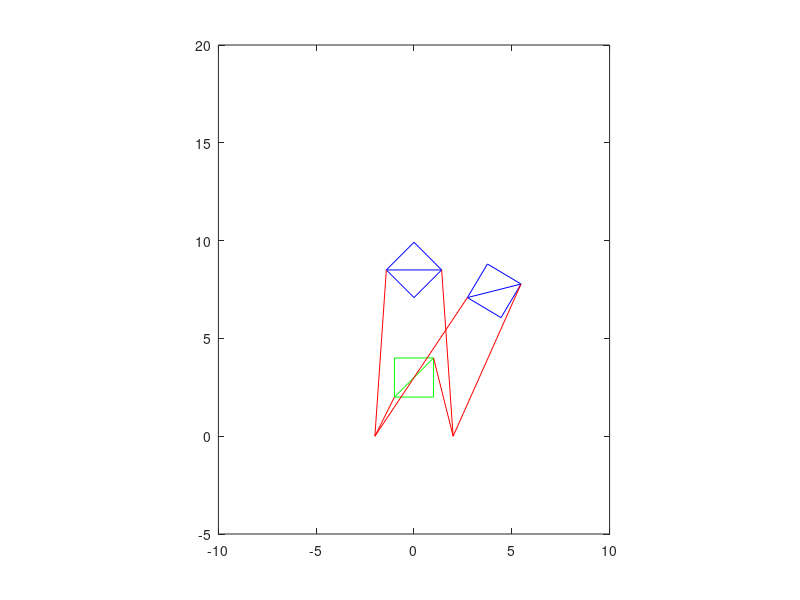

This chart was generated by the following MATLAB code: (Note: this script raises an error after producing the figure.)
%% clean
clear all

%% parameters
% unit: cm, degree

% pad width, assume together for now
pad_thick = 0;

% start pose
start_pose = [0, 3];

% goal pose, assume x = 0 all the time
goal_y = 8.5;
goal_angle = 0; %负值由右往左转得到, 正值由左往右转得到 -45 means no rotation
% this is the angle between x-axis and diagonal line, negative is
% anticlockwise, positive is clockwise
goal_pose = [0, goal_y, goal_angle*pi/180];

% object infor
L = 2; % square side length
square_diagonal = L * sqrt(2);

% finger width
W = 2; % finger_width = finger_width + 2 * rubber_width

% base seperation
d = L+W; % base_seperate
base_left = [-d/2, 0];
base_right = [d/2, 0];
% push against left finger, left finger position control
% right finer torque control


%% plot setting



%% start pos process

a_start = [-L/2,start_pose(2)-L/2];
b_start = [L/2,start_pose(2)+L/2]; 

motor_angle_start = [pi/2, pi/2];

b_length_start = sqrt((W/2)^2 + b_start(2)^2);
a_length_start = sqrt((W/2)^2 + a_start(2)^2);

left_offset = atan((W/2)/a_start(2));
right_offset = atan((W/2)/b_start(2));

left_angle_start = pi/2+left_offset;
right_angle_start = pi/2+right_offset;

%% plot start pos square

square_coord_start = [a_start;
    b_start(1),a_start(2);
    b_start;
    a_start(1), b_start(2);
    a_start;
    b_start;
    ];

plot(square_coord_start(:,1), square_coord_start(:,2), 'g', 'LineWidth', 0.5);
hold on;

Left_touch_line = [base_left;
    base_left(1) + a_length_start*cos(pi-left_angle_start), base_left(2) + a_length_start*sin(pi-left_angle_start)];

plot(Left_touch_line(:,1), Left_touch_line(:,2),'r', 'LineWidth', 0.5)
hold on;

Right_touch_line = [base_right;
    base_right(1) - b_length_start*cos(pi-right_angle_start), base_right(2) + b_length_start*sin(pi-right_angle_start)];

plot(Right_touch_line(:,1), Right_touch_line(:,2),'r', 'LineWidth', 0.5)
hold on;


%% calculate goal pos's motor angle
% push against left finger, left finger position control
% right finer torque control

% a is the left touch point of the square, b is the right touch point of
% the sqaure

a_goal = [-square_diagonal/2*cos(goal_pose(3)) goal_pose(2)+square_diagonal/2*sin(goal_pose(3))];
b_goal = [square_diagonal/2*cos(goal_pose(3)) goal_pose(2)-square_diagonal/2*sin(goal_pose(3))];

% length and angle of the line connect actuator centre and touch point
a_length = sqrt((a_goal(1)+d/2)^2+a_goal(2)^2);
b_length = sqrt((b_goal(1)-d/2)^2+b_goal(2)^2);

left_angle = acos( (-a_goal(1)-d/2) / (a_length) );
right_angle = acos( (b_goal(1)-d/2) / (b_length) );

% offset due to thickness of gripper
left_angle_offset = asin( (W/2) /a_length);
right_angle_offset = asin( (W/2) /b_length);

% angle of motor
left_motor_goal = left_angle - left_angle_offset;
right_motor_goal = right_angle - right_angle_offset;

motor_angle_goal = [left_motor_goal, right_motor_goal];

%line(x,y,z, 'Color','black','linewidth',2);


%% Plot goal point square
square_coord_goal = [a_goal; 
    a_goal(1) + L*cos((pi/4)-goal_pose(3)), a_goal(2) + L*sin((pi/4)-goal_pose(3));
    b_goal;
    b_goal(1) - L*cos((pi/4)-goal_pose(3)), b_goal(2) - L*sin((pi/4)-goal_pose(3));
    a_goal;
    b_goal;
    ];

plot(square_coord_goal(:,1), square_coord_goal(:,2), 'b-', 'LineWidth', 0.5);
hold on;

Left_touch_line = [base_left;
    base_left(1) - a_length*cos(left_angle), base_left(2) + a_length*sin(left_angle)];
plot(Left_touch_line(:,1), Left_touch_line(:,2),'r', 'LineWidth', 0.5)
hold on;

Right_touch_line = [base_right;
    base_right(1) + b_length*cos(right_angle), base_right(2) + b_length*sin(right_angle)];
plot(Right_touch_line(:,1), Right_touch_line(:,2),'r', 'LineWidth', 0.5)
hold on;



%% calculate the start pos of rotation that leads to the goal pos
% start from right side

theta1 = asin((W/2)/b_length);
theta2 = theta1 + pi/4;
l1 = sqrt( (square_diagonal)^2 + (b_length)^2 - (cos(theta2)*2*square_diagonal*b_length) );
theta3 = acos( ((d)^2 + (a_length)^2 - (l1)^2) / (2*d*a_length));
alpha_left = pi - theta3;
left_motor_angle1 = alpha_left - left_angle_offset;

theta4 = acos( ((l1)^2+(square_diagonal)^2-(b_length)^2) / (2*l1*square_diagonal) );
theta5 = acos( ((a_length)^2 + (l1)^2 - (d)^2) / (2*a_length*l1));
right_motor_angle1 = pi - (2*pi - theta3 - theta4 - theta5 - pi/4);
alpha_right = right_motor_angle1 + right_angle_offset;

motor_angle1 = [left_motor_angle1, right_motor_angle1];
alpha1 = [alpha_left, alpha_right];

%a1 = [base_left(1) + a_length*cos(theta3), base_left(2) + a_length*sin(theta3)];
a1 = [base_left(1) - a_length*cos(alpha_left), base_left(2) + a_length*sin(alpha_left)];
b1 = [base_right(1) + b_length*cos(alpha_right), base_right(2) + b_length*sin(alpha_right)];
b_low1 = [b1(1)-L*cos(right_motor_angle1), b1(2)-L*sin(right_motor_angle1)];

b_low_length_rotate = sqrt((b_low1(1)-base_right(1))^2+b_low1(2)^2);
a1_length_rotate = sqrt((a1(1)-base_left(1))^2+a1(2)^2);

a1_baseR_radius = sqrt((base_right(1)-a1(1))^2 + (a1(2))^2);
a1_baseR_degree = atan((a1(2))/(base_right(1)-a1(1)));


%% Plot

square_coord1 = [a1;
    b1(1)-L*cos(right_motor_angle1), b1(2)-L*sin(right_motor_angle1);
    b1;
    b1(1)-L*sin(right_motor_angle1), b1(2)+L*cos(right_motor_angle1);
    a1;
    b1;
    ];

plot(square_coord1(:,1), square_coord1(:,2), 'b-', 'LineWidth', 0.5);
xlim([-10 10]);      % set x-axis limits
ylim([-5 20]);      % set y-axis limits
axis equal;
hold on;


Left_touch_line = [base_left; a1];
plot(Left_touch_line(:,1), Left_touch_line(:,2),'r', 'LineWidth', 0.5);
hold on;

Right_touch_line = [base_right; b1];
plot(Right_touch_line(:,1), Right_touch_line(:,2),'r', 'LineWidth', 0.5)
hold on;


d_L = a_length - L;
b = L/2;
a = L/2;
f_w = W/2;
theta_L = left_motor_angle1;

x = (d_L+b)*cos(theta_L) + (a+f_w)*sin(theta_L);
y = (d_L+b)*sin(theta_L) - (a+f_w)*cos(theta_L);



%% rotate to right to obtain a point with already obtained b point

% b_lower_length = sqrt( (L)^2 + (b_length)^2 - (cos(theta1)*2*L*b_length) );
theta6 = acos( ((l1)^2 + (b_length)^2 - (square_diagonal)^2) / (2*l1*b_length) );
theta7 = pi - theta6 - alpha_right;
a2 = [base_right(1)-l1*cos(theta7), l1*sin(theta7)];
% theta7 is the angle needed to obtain a2 with fixed b



%% rotate to left to obtain b point
% a_start is fixed
% a_length is fixed
% alpha3 = pi*3/5;
% a3 = [-d/2-W/2-a_length_start*cos(alpha3) a_length_start*sin(alpha3)];
% left_motor_angle3 = alpha3 - left_offset;
% b_low3 = [a3(1)+L*cos(pi/2-left_motor_angle3) a3(2)+L*sin(pi/2-left_motor_angle3)];
% b3 = [b_low3(1)-L*cos(left_motor_angle3) b_low3(2)+L*sin(left_motor_angle3)];

% for 
% b_low_length = b_low_length_rotate
% a_length = a_length_start
% need to modify b_low_length

l3 = sqrt( (L)^2 + (a_length_start)^2 - (cos(pi/2+left_offset)*2*L*a_length_start) );
theta8 = acos( ((a_length_start)^2 + (l3)^2 - (L)^2) / (2*l3*a_length_start));
theta9 = acos( ((d)^2 + (l3)^2 - (b_low_length_rotate)^2) / (2*l3*d));
alpha3 = pi - theta8 - theta9;
a3 = [base_left(1)-a_length_start*cos(alpha3) a_length_start*sin(alpha3)];
left_motor_angle3 = alpha3 - left_offset;
b_low3 = [a3(1)+L*cos(pi/2-left_motor_angle3) a3(2)+L*sin(pi/2-left_motor_angle3)];
b3 = [b_low3(1)-L*cos(left_motor_angle3) b_low3(2)+L*sin(left_motor_angle3)];

% a3_baseR_degree = atan( a3(2) / (base_right(1)-a3(1)) );

%% plot
% square_coord_3 = [a3; 
%     b_low3;
%     b3
%     a3(1)-L*cos(left_motor_angle3) a3(2)+L*sin(left_motor_angle3);
%     a3;
%     b3
%     ];
% 
% plot(square_coord_3(:,1), square_coord_3(:,2), 'b-', 'LineWidth', 0.5);
% hold on;
% 
% Left_touch_line = [base_left; a3];
% plot(Left_touch_line(:,1), Left_touch_line(:,2),'r', 'LineWidth', 0.5);
% hold on;
% 
% Right_touch_line = [base_right; b3];
% plot(Right_touch_line(:,1), Right_touch_line(:,2),'r', 'LineWidth', 0.5)
% hold on;

%left_angle_offset


%% plot trajectory
radius = a_length_start;            % Radius of the circle
origin = base_left;       % Coordinates of the origin

% [centre3, distance_to_base3, angle_to_base3] = getCentreInfor(square_coord_3(1:4,:), base_right, base_left);
% plotArch (distance_to_base3(1), base_left, pi-left_angle_start, -angle_to_base3(1));

[centre1, distance_to_base1, angle_to_base1] = getCentreInfor(square_coord1(1:4,:), base_right, base_left);
% plotArch (distance_to_base1(2), base_right, pi-angle_to_base1(2),pi-angle_to_base3(2));

% [centre_goal, distance_to_base_goal, angle_to_base_goal] = getCentreInfor(square_coord_goal(1:4,:), base_right, base_left);
% plotArch (distance_to_base_goal(2), base_right, -angle_to_base_goal(2),-angle_to_base1(2));

%% plotting setting
xlim([-10 10]);      % set x-axis limits
ylim([-5 10]);      % set y-axis limits
axis equal;
grid on;



function [] = plotArch (radius, origin, start_angle, end_angle)
    
    % Generate a set of angles to plot the circle
    theta = linspace(start_angle, end_angle, 100);
    
    % Calculate the x and y coordinates of the circle
    x = origin(1) + radius * cos(theta);
    y = origin(2) + radius * sin(theta);
    
    % Plot the circle
    plot(x, y, 'k', 'LineWidth', 2);
end


function [center, distance_to_base, angle_to_base] = getCentreInfor (square_four_points, base_right, base_left)
    % Define the coordinates of the four vertices of the square
    A = square_four_points(1,:); % Replace x1 and y1 with the x and y coordinates of vertex A
    B = square_four_points(2,:); % Replace x2 and y2 with the x and y coordinates of vertex B
    C = square_four_points(3,:); % Replace x3 and y3 with the x and y coordinates of vertex C
    D = square_four_points(4,:); % Replace x4 and y4 with the x and y coordinates of vertex D
    
    % Compute the midpoint of each pair of opposite vertices
    M_AB = (A + B) / 2;
    M_BC = (B + C) / 2;
    M_CD = (C + D) / 2;
    M_DA = (D + A) / 2;
    
    % Calculate the average of the four center points
    center = (M_AB + M_BC + M_CD + M_DA) / 4;
    
    centre_to_baseR = sqrt((base_right(1)-center(1))^2 + (center(2))^2);
    centre_to_baseL = sqrt((base_left(1)-center(1))^2 + (center(2))^2);

    angle_to_baseR = atan( center(2) / (base_right(1)-center(1)) );
    angle_to_baseL = atan( center(2) / (base_left(1)-center(1)) );

    distance_to_base = [centre_to_baseL; centre_to_baseR];
    angle_to_base = [angle_to_baseL, angle_to_baseR];
end

function [] = plotSqaureAndTouch ()
end